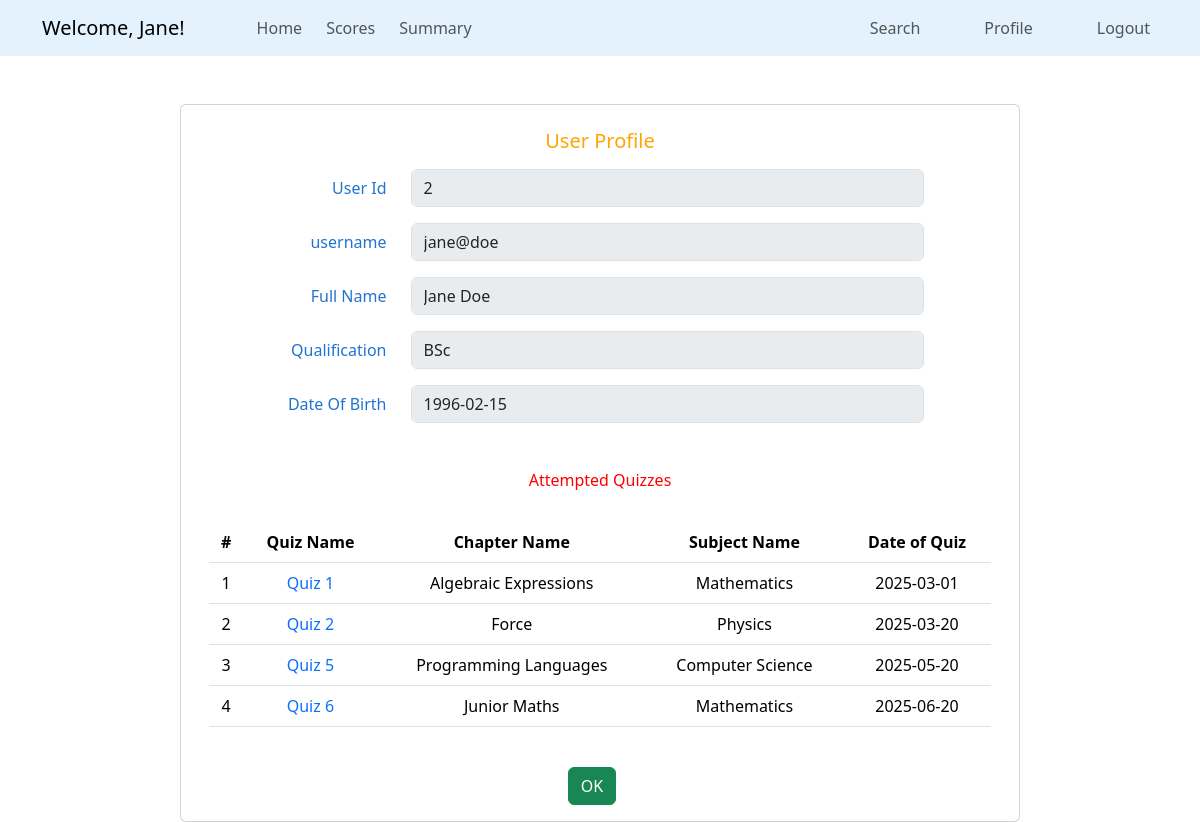
The page /profile (signed in) on the database its author committed.
### quizapp/models.py (models this page shows, shortened)
class User(db.Model):
    userid = db.Column(db.Integer, primary_key = True)
    username = db.Column(db.String(60), nullable = False, unique = True)
    password = db.Column(db.String(60), nullable = False)
    fullname = db.Column(db.String(60), nullable = False)
    qualification = db.Column(db.String(60), nullable = False)
    dob = db.Column(db.DateTime, nullable = False)
    role = db.Column(db.String(20), nullable = False, default = 'User') # Admin, User
    scores = db.relationship('Scores', backref = 'user', lazy = True)

class Quiz(db.Model):
    quizid = db.Column(db.Integer, primary_key = True)
    qname = db.Column(db.String(60), nullable = False)
    dateofquiz = db.Column(db.DateTime, nullable = False)
    timeduration = db.Column(db.Integer, nullable = False)
    remarks = db.Column(db.String(30), nullable = True)
    chapterid = db.Column(db.Integer, db.ForeignKey('chapter.cid'), nullable = False) # (foreign key-chapter)
    question = db.relationship('Questions', backref = 'quiz', lazy = True, cascade = 'all, delete')
    scores = db.relationship('Scores', backref = 'quiz', lazy = True, cascade = 'all, delete')

class Chapter(db.Model):
    cid = db.Column(db.Integer, primary_key = True)
    cname = db.Column(db.String(60), nullable = False)
    description = db.Column(db.Text, nullable = False)
    subjectid = db.Column(db.Integer, db.ForeignKey('subject.sid'), nullable = False)
    quizzes = db.relationship('Quiz', backref = 'chapter', lazy = True, cascade = 'all, delete')

class Subject(db.Model):
    sid = db.Column(db.Integer, primary_key = True)
    description = db.Column(db.Text, nullable = False)
    sname = db.Column(db.String(60), nullable = False, unique = True)
    chapters = db.relationship('Chapter', backref = 'subject', lazy = True, cascade = 'all, delete')

### quizapp/routes.py (the view)
@app.route('/profile', methods = ['GET'])
def user_profile():
    if 'user_id' in session:
        user = User.query.get_or_404(session['user_id'])
        attemptedQuizzes = Quiz.query.join(Scores.quiz).filter(Scores.userid == session['user_id'])
        return render_template('users/user_profile.html', user = user,
                               attemptedQuizzes = attemptedQuizzes)
    flash('Login to access the page', 'danger')
    return redirect(url_for('login'))

### quizapp/templates/users/user_profile.html
{% extends "users/base_dashboard.html" %}
{% block section %}
<div class="container card mt-5" style="max-width: 70%;">
    <form id="add-new" method="POST">
        <div class="card-body mt-2" style="color: #2273cf;">
            <div class="card-title text-center mb-3">
                <h5 style="color: orange;">User Profile</h5>
            </div>
            <div class="row mb-3">
                <label for="sname" class="col-sm-3 col-form-label text-end">User Id</label>
                <div class="col-sm-8">
                    <input class="form-control" id="sname" name="sname" value="{{ user.userid }}" disabled>
                </div>
            </div>
            <div class="row mb-3">
                <label for="cname" class="col-sm-3 col-form-label text-end">username</label>
                <div class="col-sm-8">
                    <input class="form-control" id="cname" name="cname" value="{{ user.username }}" disabled>
                </div>
            </div>
            <div class="row mb-3">
                <label for="description" class="col-sm-3 col-form-label text-end">Full Name</label>
                <div class="col-sm-8">
                    <input class="form-control" id="description" name="description" value="{{ user.fullname }}"
                        disabled>
                </div>
            </div>
            <div class="row mb-3">
                <label for="description" class="col-sm-3 col-form-label text-end">Qualification</label>
                <div class="col-sm-8">
                    <input class="form-control" id="description" name="description" value="{{ user.qualification }}"
                        disabled>
                </div>
            </div>
            <div class="row mb-3">
                <label for="description" class="col-sm-3 col-form-label text-end">Date Of Birth</label>
                <div class="col-sm-8">
                    <input class="form-control" id="description" name="description" value="{{ user.dob.strftime('%Y-%m-%d') }}" disabled>
                </div>
            </div>
            <div class="row text-center mt-5" style="color: red;">
                <h6>Attempted Quizzes</h6>
            </div>
            <table class="table text-center mt-4">
                <thead>
                    <tr>
                        <th>#</th>
                        <th>Quiz Name</th>
                        <th>Chapter Name</th>
                        <th>Subject Name</th>
                        <th>Date of Quiz</th>
                    </tr>
                </thead>
                <tbody>
                    {% for quiz in attemptedQuizzes %}
                    <tr>
                        <td>{{ loop.index }}</td>
                        <td>
                            <a href="{{url_for('quiz_details', qid = quiz.quizid) }}" class="text-decoration-none">
                                {{ quiz.qname }}
                            </a>
                        </td>
                        <td>{{ quiz.chapter.cname }}</td>
                        <td>{{ quiz.chapter.subject.sname }}</td>
                        <td>{{ quiz.dateofquiz.strftime('%Y-%m-%d') }}</td>
                    </tr>
                    {% endfor %}
                </tbody>
            </table>
        </div>
    </form>
    <div class="d-flex justify-content-around mt-2 mb-3">
        <a href="{{ url_for('scores_dashboard') }}" class="btn btn-success me-3">OK</a>
    </div>
</div>
{% endblock %}

### rows shown on the page
User: sname "2", cname "jane@doe", description "Jane Doe", description "BSc", description "1996-02-15"
Quiz: qname "Quiz 1", chapter.cname "Algebraic Expressions", chapter.subject.sname "Mathematics", dateofquiz "2025-03-01"
Quiz: qname "Quiz 2", chapter.cname "Force", chapter.subject.sname "Physics", dateofquiz "2025-03-20"
Quiz: qname "Quiz 5", chapter.cname "Programming Languages", chapter.subject.sname "Computer Science", dateofquiz "2025-05-20"
Quiz: qname "Quiz 6", chapter.cname "Junior Maths", chapter.subject.sname "Mathematics", dateofquiz "2025-06-20"

### other values the page prints
{{ session.get('user_name') }} "Jane"
